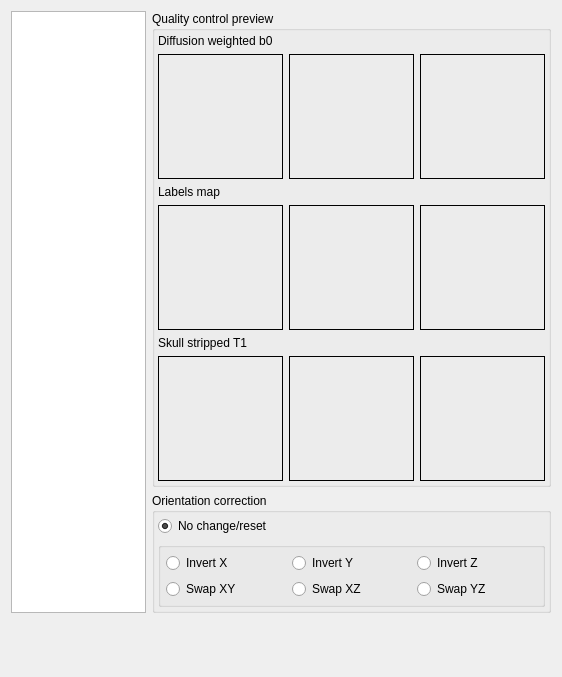
<?xml version="1.0" encoding="UTF-8"?>
<ui version="4.0">
 <class>Page2BNA</class>
 <widget class="QWizardPage" name="Page2BNA">
  <property name="geometry">
   <rect>
    <x>0</x>
    <y>0</y>
    <width>562</width>
    <height>677</height>
   </rect>
  </property>
  <property name="windowTitle">
   <string>WizardPage</string>
  </property>
  <layout class="QVBoxLayout" name="verticalLayout_5">
   <item>
    <layout class="QHBoxLayout" name="horizontalLayout_4">
     <item>
      <widget class="QTreeWidget" name="SubjectsTree">
       <attribute name="headerVisible">
        <bool>false</bool>
       </attribute>
       <column>
        <property name="text">
         <string notr="true">1</string>
        </property>
       </column>
      </widget>
     </item>
     <item>
      <layout class="QVBoxLayout" name="verticalLayout_2">
       <item>
        <widget class="QGroupBox" name="groupBox">
         <property name="title">
          <string>Quality control preview</string>
         </property>
         <layout class="QVBoxLayout" name="verticalLayout">
          <property name="margin">
           <number>3</number>
          </property>
          <item>
           <widget class="QLabel" name="label_10">
            <property name="text">
             <string>Diffusion weighted b0</string>
            </property>
           </widget>
          </item>
          <item>
           <layout class="QHBoxLayout" name="horizontalLayout">
            <item>
             <widget class="QLabel" name="b0CoronalLabel">
              <property name="sizePolicy">
               <sizepolicy hsizetype="Fixed" vsizetype="Fixed">
                <horstretch>125</horstretch>
                <verstretch>125</verstretch>
               </sizepolicy>
              </property>
              <property name="minimumSize">
               <size>
                <width>125</width>
                <height>125</height>
               </size>
              </property>
              <property name="maximumSize">
               <size>
                <width>125</width>
                <height>125</height>
               </size>
              </property>
              <property name="frameShape">
               <enum>QFrame::Box</enum>
              </property>
              <property name="text">
               <string/>
              </property>
             </widget>
            </item>
            <item>
             <widget class="QLabel" name="b0SagittalLabel">
              <property name="sizePolicy">
               <sizepolicy hsizetype="Fixed" vsizetype="Fixed">
                <horstretch>125</horstretch>
                <verstretch>125</verstretch>
               </sizepolicy>
              </property>
              <property name="minimumSize">
               <size>
                <width>125</width>
                <height>125</height>
               </size>
              </property>
              <property name="maximumSize">
               <size>
                <width>125</width>
                <height>125</height>
               </size>
              </property>
              <property name="frameShape">
               <enum>QFrame::Box</enum>
              </property>
              <property name="text">
               <string/>
              </property>
             </widget>
            </item>
            <item>
             <widget class="QLabel" name="b0AxialLabel">
              <property name="sizePolicy">
               <sizepolicy hsizetype="Fixed" vsizetype="Fixed">
                <horstretch>125</horstretch>
                <verstretch>125</verstretch>
               </sizepolicy>
              </property>
              <property name="minimumSize">
               <size>
                <width>125</width>
                <height>125</height>
               </size>
              </property>
              <property name="maximumSize">
               <size>
                <width>125</width>
                <height>125</height>
               </size>
              </property>
              <property name="frameShape">
               <enum>QFrame::Box</enum>
              </property>
              <property name="text">
               <string/>
              </property>
             </widget>
            </item>
           </layout>
          </item>
          <item>
           <widget class="QLabel" name="label_11">
            <property name="text">
             <string>Labels map</string>
            </property>
           </widget>
          </item>
          <item>
           <layout class="QHBoxLayout" name="horizontalLayout_2">
            <item>
             <widget class="QLabel" name="LabelmapCoronalLabel">
              <property name="sizePolicy">
               <sizepolicy hsizetype="Fixed" vsizetype="Fixed">
                <horstretch>125</horstretch>
                <verstretch>125</verstretch>
               </sizepolicy>
              </property>
              <property name="minimumSize">
               <size>
                <width>125</width>
                <height>125</height>
               </size>
              </property>
              <property name="maximumSize">
               <size>
                <width>125</width>
                <height>125</height>
               </size>
              </property>
              <property name="frameShape">
               <enum>QFrame::Box</enum>
              </property>
              <property name="text">
               <string/>
              </property>
             </widget>
            </item>
            <item>
             <widget class="QLabel" name="LabelmapSagittalLabel">
              <property name="sizePolicy">
               <sizepolicy hsizetype="Fixed" vsizetype="Fixed">
                <horstretch>125</horstretch>
                <verstretch>125</verstretch>
               </sizepolicy>
              </property>
              <property name="minimumSize">
               <size>
                <width>125</width>
                <height>125</height>
               </size>
              </property>
              <property name="maximumSize">
               <size>
                <width>125</width>
                <height>125</height>
               </size>
              </property>
              <property name="frameShape">
               <enum>QFrame::Box</enum>
              </property>
              <property name="text">
               <string/>
              </property>
             </widget>
            </item>
            <item>
             <widget class="QLabel" name="LabelmapAxialLabel">
              <property name="sizePolicy">
               <sizepolicy hsizetype="Fixed" vsizetype="Fixed">
                <horstretch>125</horstretch>
                <verstretch>125</verstretch>
               </sizepolicy>
              </property>
              <property name="minimumSize">
               <size>
                <width>125</width>
                <height>125</height>
               </size>
              </property>
              <property name="maximumSize">
               <size>
                <width>125</width>
                <height>125</height>
               </size>
              </property>
              <property name="frameShape">
               <enum>QFrame::Box</enum>
              </property>
              <property name="text">
               <string/>
              </property>
             </widget>
            </item>
           </layout>
          </item>
          <item>
           <widget class="QLabel" name="label_12">
            <property name="text">
             <string>Skull stripped T1</string>
            </property>
           </widget>
          </item>
          <item>
           <layout class="QHBoxLayout" name="horizontalLayout_3">
            <item>
             <widget class="QLabel" name="T1CoronalLabel">
              <property name="sizePolicy">
               <sizepolicy hsizetype="Fixed" vsizetype="Fixed">
                <horstretch>125</horstretch>
                <verstretch>125</verstretch>
               </sizepolicy>
              </property>
              <property name="minimumSize">
               <size>
                <width>125</width>
                <height>125</height>
               </size>
              </property>
              <property name="maximumSize">
               <size>
                <width>125</width>
                <height>125</height>
               </size>
              </property>
              <property name="frameShape">
               <enum>QFrame::Box</enum>
              </property>
              <property name="text">
               <string/>
              </property>
             </widget>
            </item>
            <item>
             <widget class="QLabel" name="T1SagittalLabel">
              <property name="sizePolicy">
               <sizepolicy hsizetype="Fixed" vsizetype="Fixed">
                <horstretch>125</horstretch>
                <verstretch>125</verstretch>
               </sizepolicy>
              </property>
              <property name="minimumSize">
               <size>
                <width>125</width>
                <height>125</height>
               </size>
              </property>
              <property name="maximumSize">
               <size>
                <width>125</width>
                <height>125</height>
               </size>
              </property>
              <property name="frameShape">
               <enum>QFrame::Box</enum>
              </property>
              <property name="text">
               <string/>
              </property>
             </widget>
            </item>
            <item>
             <widget class="QLabel" name="T1AxialLabel">
              <property name="sizePolicy">
               <sizepolicy hsizetype="Fixed" vsizetype="Fixed">
                <horstretch>125</horstretch>
                <verstretch>125</verstretch>
               </sizepolicy>
              </property>
              <property name="minimumSize">
               <size>
                <width>125</width>
                <height>125</height>
               </size>
              </property>
              <property name="maximumSize">
               <size>
                <width>125</width>
                <height>125</height>
               </size>
              </property>
              <property name="frameShape">
               <enum>QFrame::Box</enum>
              </property>
              <property name="text">
               <string/>
              </property>
             </widget>
            </item>
           </layout>
          </item>
         </layout>
         <zorder>label_10</zorder>
         <zorder></zorder>
         <zorder>label_11</zorder>
         <zorder>label_12</zorder>
        </widget>
       </item>
       <item>
        <widget class="QGroupBox" name="groupBox_3">
         <property name="title">
          <string>Orientation correction</string>
         </property>
         <layout class="QVBoxLayout" name="verticalLayout_4">
          <property name="margin">
           <number>3</number>
          </property>
          <item>
           <widget class="QRadioButton" name="NoChangeRadio">
            <property name="text">
             <string>No change/reset</string>
            </property>
            <property name="checked">
             <bool>true</bool>
            </property>
           </widget>
          </item>
          <item>
           <layout class="QHBoxLayout" name="horizontalLayout_5">
            <item>
             <widget class="QGroupBox" name="groupBox_4">
              <property name="minimumSize">
               <size>
                <width>314</width>
                <height>0</height>
               </size>
              </property>
              <property name="title">
               <string/>
              </property>
              <layout class="QVBoxLayout" name="verticalLayout_3">
               <property name="margin">
                <number>5</number>
               </property>
               <item>
                <layout class="QGridLayout" name="gridLayout">
                 <item row="0" column="0">
                  <widget class="QRadioButton" name="InvertXRadio">
                   <property name="text">
                    <string>Invert X</string>
                   </property>
                   <property name="autoExclusive">
                    <bool>false</bool>
                   </property>
                  </widget>
                 </item>
                 <item row="0" column="1">
                  <widget class="QRadioButton" name="InvertYRadio">
                   <property name="text">
                    <string>Invert Y</string>
                   </property>
                   <property name="autoExclusive">
                    <bool>false</bool>
                   </property>
                  </widget>
                 </item>
                 <item row="0" column="2">
                  <widget class="QRadioButton" name="InvertZRadio">
                   <property name="text">
                    <string>Invert Z</string>
                   </property>
                   <property name="autoExclusive">
                    <bool>false</bool>
                   </property>
                  </widget>
                 </item>
                 <item row="1" column="0">
                  <widget class="QRadioButton" name="SwapXYRadio">
                   <property name="text">
                    <string>Swap XY</string>
                   </property>
                   <property name="autoExclusive">
                    <bool>false</bool>
                   </property>
                  </widget>
                 </item>
                 <item row="1" column="1">
                  <widget class="QRadioButton" name="SwapXZRadio">
                   <property name="text">
                    <string>Swap XZ</string>
                   </property>
                   <property name="autoExclusive">
                    <bool>false</bool>
                   </property>
                  </widget>
                 </item>
                 <item row="1" column="2">
                  <widget class="QRadioButton" name="SwapYZRadio">
                   <property name="text">
                    <string>Swap YZ</string>
                   </property>
                   <property name="autoExclusive">
                    <bool>false</bool>
                   </property>
                  </widget>
                 </item>
                </layout>
               </item>
              </layout>
             </widget>
            </item>
           </layout>
          </item>
         </layout>
        </widget>
       </item>
      </layout>
     </item>
    </layout>
   </item>
   <item>
    <spacer name="verticalSpacer">
     <property name="orientation">
      <enum>Qt::Vertical</enum>
     </property>
     <property name="sizeHint" stdset="0">
      <size>
       <width>20</width>
       <height>60</height>
      </size>
     </property>
    </spacer>
   </item>
  </layout>
 </widget>
 <resources/>
 <connections/>
</ui>
